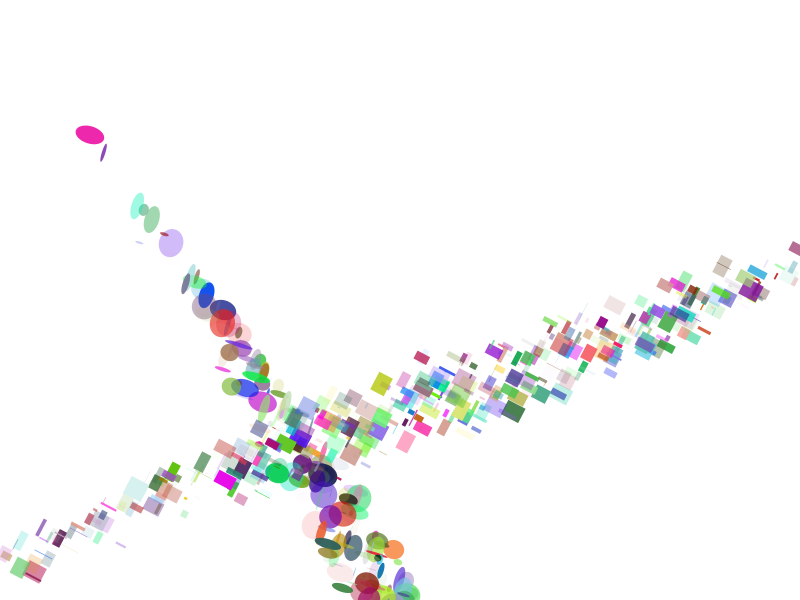
Frame 1 (no input)
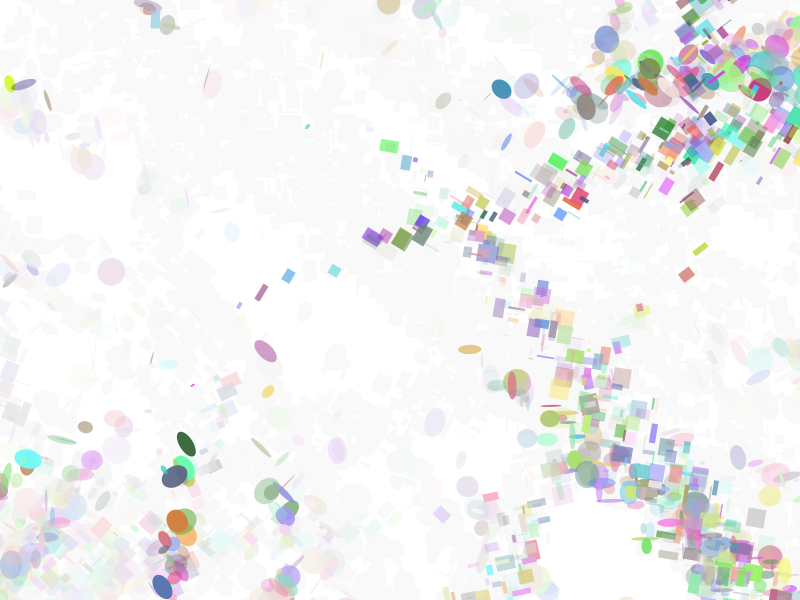
Frame 60 (the mouse pressed at the canvas centre just before this capture)
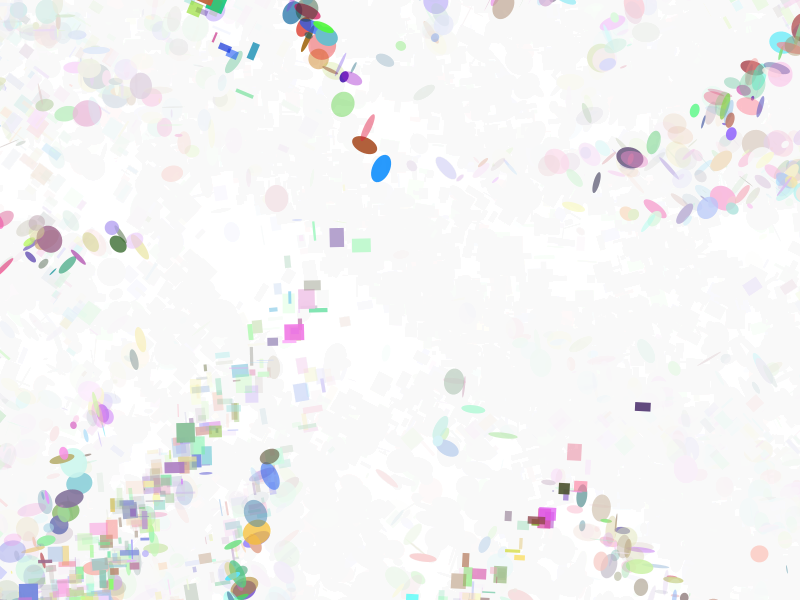
Frame 120 (the mouse held since frame 60 and released just before this capture)

The Processing sketch that drew these frames (run headless with seeded random() and noise(); from frame 60 on, the mouse is pressed at the canvas centre):

// Processing sketch: processing_45037
// ── processing_45037.pde

float posX;
float posY;
float fke = 0.01;

void setup(){
 size(800,600);
 frameRate(20);
 background(255);
 smooth();
  
}


void draw(){
  
noStroke();
fill(255,255,255,20);
rect(0, 0, width, height);

translate (posX,posY);
    rotate (90/3*fke);

  for (int i=0; i<100000; i++){
    noStroke();
 fill (random(255), random(255), random(255), random(255));
 fke = fke + .01;
 posX = noise(fke*i) * width;
 posY = noise(fke*i) * height;
 ellipse (posX+i, posY+i, random(30), random(30));
 
  }
  
  translate (posX,posY);
    rotate (PI/3*fke);
  
  for (int x=0; x<500; x++){
    noStroke();
     fill (random(255), random(255), random(255), random(255));
 posX = noise(fke*x) * width;
 posY = noise(fke*x) * height;
 rect ((posX-x), posY-x, random(20),random(20));
  }
  
 
}
